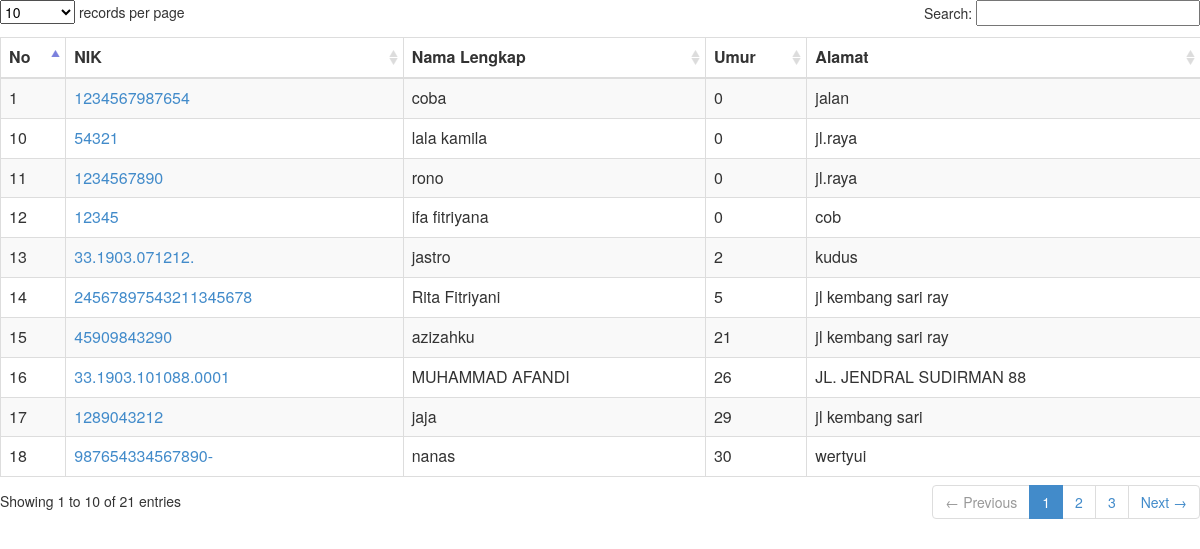
The page /menu/list_penduduk.php on the database its author committed.
### tables this page shows
CREATE TABLE `tblpenduduk` (
  `id` int(12) NOT NULL AUTO_INCREMENT,
  `NoKK` varchar(18) NOT NULL,
  `PosisiKKID` tinyint(4) NOT NULL DEFAULT '0',
  `UrutPosisiKK` tinyint(4) NOT NULL DEFAULT '0',
  `KartuID` tinyint(1) DEFAULT '0',
  `NoIdentitas` varchar(20) NOT NULL,
  `NamaLengkap` varchar(255) DEFAULT NULL,
  `NamaAyah` varchar(50) NOT NULL,
  `NamaIbu` varchar(50) NOT NULL,
  `JenisKelamin` tinyint(1) DEFAULT '0',
  `TempatLahir` varchar(4) DEFAULT NULL,
  `TanggalLahir` date DEFAULT NULL,
  `Agama` tinyint(4) DEFAULT '0',
  `StatusPerkawinan` tinyint(4) DEFAULT '0',
  `Pekerjaan` tinyint(4) DEFAULT '0',
  `StatusKependudukan` tinyint(1) DEFAULT '0',
  `PendudukAsli` tinyint(1) DEFAULT '0',
  `Jalan` varchar(255) DEFAULT NULL,
  `RT` varchar(3) DEFAULT NULL,
  `RW` varchar(3) DEFAULT NULL,
  `NegaraID` varchar(3) DEFAULT NULL,
  `ProvinsiID` varchar(2) DEFAULT NULL,
  `KabupatenID` varchar(4) DEFAULT NULL,
  `KecamatanID` varchar(6) DEFAULT NULL,
  `KelurahanID` varchar(10) DEFAULT NULL,
  `DusunID` varchar(12) DEFAULT NULL,
  `KodePos` varchar(5) DEFAULT NULL,
  `NoTelp` varchar(20) DEFAULT NULL,
  `NoHP` varchar(20) DEFAULT NULL,
  `Email` varchar(50) DEFAULT NULL,
  `WebSite` varchar(50) DEFAULT NULL,
  `JalanLama` varchar(255) DEFAULT NULL,
  `RTLama` varchar(3) DEFAULT NULL,
  `RWLama` varchar(3) DEFAULT NULL,
  `KelurahanIDLama` varchar(10) DEFAULT NULL,
  `KecamatanIDLama` varchar(6) DEFAULT NULL,
  `KabupatenIDLama` varchar(4) DEFAULT NULL,
  `ProvinsiIDLama` varchar(2) DEFAULT NULL,
  `NegaraIDLama` varchar(255) DEFAULT NULL,
  `KodePosLama` varchar(5) DEFAULT NULL,
  `Photo` varchar(255) DEFAULT NULL,
  `TanggalEntry` datetime DEFAULT NULL,
  `StatusTinggal` tinyint(4) DEFAULT '0',
  `PendidikanID` tinyint(4) DEFAULT '0',
  `BacaID` varchar(3) DEFAULT NULL,
  `MutasiID` int(11) NOT NULL,
  `MaksudKedatangan` varchar(50) NOT NULL,
  `NoIdentitasDituju` varchar(20) NOT NULL,
  `TanggalDatang` date NOT NULL,
  `TanggalPergi` date NOT NULL,
  `Keterangan` text NOT NULL,
  `kk_pindah` tinyint(4) DEFAULT NULL,
  `kk_tidak_pindah` tinyint(4) DEFAULT NULL,
  `status` varchar(30) DEFAULT NULL,
  `AlasanPindahID` int(4) DEFAULT NULL,
  `KlasifikasiPindahID` int(4) DEFAULT NULL,
  `JenisKepindahanID` int(4) DEFAULT NULL,
  `Keturunan` int(1) DEFAULT NULL,
  `xNoKKLama` varchar(50) DEFAULT NULL,
  PRIMARY KEY (`id`,`NoIdentitas`),
  UNIQUE KEY `NoIdentitas` (`NoIdentitas`),
  KEY `DusunID` (`DusunID`),
  KEY `NoKK` (`NoKK`),
  KEY `PosisiKKID` (`PosisiKKID`),
  KEY `UrutPosisiKK` (`UrutPosisiKK`)
);

### menu/list_penduduk.php (the view, shortened to what this page needs)
        <link href="../css/bootstrap.min.css" rel="stylesheet" type="text/css" />
        <link href="../css/datatables/dataTables.bootstrap.css" rel="stylesheet" type="text/css" />
<body>
<form name="formKK" action="" method="post">
<div class="box-body table-responsive">
                                    <table id="example1" class="table table-bordered table-striped">
                                        <thead>
                                            <tr>
											  <th>No</th>
											  <th>NIK</th>
											  <th>Nama Lengkap</th>
											  <th>Umur</th>
											  <th>Alamat</th>
											  </tr>
											</thead>
											<tbody>
  <?php
    function hitUmur($tgllahir) {
        $tgl = explode("-", $tgllahir);
        $umur = date("Y") - $tgl[0];
        if(($tgl[1] > date("m")) || ($tgl[1] == date("m") && date("d") < $tgl[2]))
        {
            $umur -= 1;
        }
        return $umur;
		}
  $sql = "select * from tblpenduduk ORDER BY TanggalLahir DESC";
$q = mysql_query($sql); $no=0; while($qq=mysql_fetch_array($q)) { $no++;
    $kab    =mysql_query("SELECT SUBSTR(NamaKabKota,5,25)as NamaKabKota,KabKotaID from tblkabkota where KabKotaID='$qq[KabupatenID]'");
    $b      =mysql_fetch_array($kab);
$nama 		 =$qq['NamaLengkap'];
$ktp		 =$qq['NoIdentitas'];
$lahir		 =$qq['TanggalLahir'];
$umur 		 =hitUmur($lahir);
$kelamin=$qq['JenisKelamin'];
if($qq['JenisKelamin'] == 0){
$kelamin1     ="Laki-Laki";
}else{
$kelamin1    ="Perempuan";
}
$tempat1    =$b['NamaKabKota'];
$tempat     =$b['KabKotaID'];
?>
	<tr><td><?php echo"$no";?></td>
			<td><a href="#" onClick="javascript:pilih('<?php echo"$nama";?>',
														'<?php echo"$lahir";?>',
                                                        '<?php echo"$kelamin";?>',
                                                        '<?php echo"$kelamin1";?>',
                                                        '<?php echo"$tempat";?>',
                                                        '<?php echo"$tempat1";?>',
                                                        '<?php echo"$ktp";?>')"><?php echo"$ktp";?></a></td>
			<td><?php echo"$nama";?></td>
			<td><?php echo"$umur";?></td>
			<td><?php echo"$qq[Jalan]";?></td>
	</tr>
<?php
	}
 echo"</tbody>
	</table>
	</div>
</form>";
?>
</body>

### rows shown on the page
tblpenduduk: NoIdentitas "1234567987654", NamaLengkap "coba", TanggalLahir "0", Jalan "jalan"
tblpenduduk: NoIdentitas "54321", NamaLengkap "lala kamila", TanggalLahir "0", Jalan "jl.raya"
tblpenduduk: NoIdentitas "1234567890", NamaLengkap "rono", TanggalLahir "0", Jalan "jl.raya"
tblpenduduk: NoIdentitas "12345", NamaLengkap "ifa fitriyana", TanggalLahir "0", Jalan "cob"
tblpenduduk: NoIdentitas "33.1903.071212.", NamaLengkap "jastro", TanggalLahir "2", Jalan "kudus"
tblpenduduk: NoIdentitas "24567897543211345678", NamaLengkap "Rita Fitriyani", TanggalLahir "5", Jalan "jl kembang sari ray"
tblpenduduk: NoIdentitas "45909843290", NamaLengkap "azizahku", TanggalLahir "21", Jalan "jl kembang sari ray"
tblpenduduk: NoIdentitas "33.1903.101088.0001", NamaLengkap "MUHAMMAD AFANDI", TanggalLahir "26", Jalan "JL. JENDRAL SUDIRMAN 88"
tblpenduduk: NoIdentitas "1289043212", NamaLengkap "jaja", TanggalLahir "29", Jalan "jl kembang sari"
tblpenduduk: NoIdentitas "987654334567890-", NamaLengkap "nanas", TanggalLahir "30", Jalan "wertyui"
